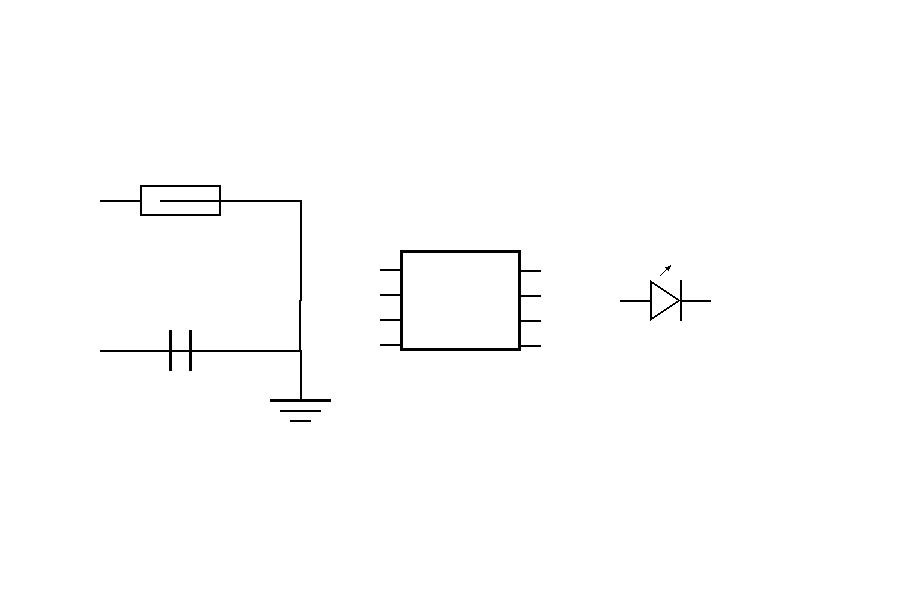
#> input picture test_images/test5_circuit.png, 900 x 600 px
$ python debug_circuit.py
#> lines starting #> are read from the running program, lines starting #| are printed output that depends on the picture; after the words box and inside, x2 and y2 are one past the last pixel; in counts of white or black regions, pixels touching at a corner belong together
#!/usr/bin/env python3
"""Debug circuit image processing"""

import cv2
import numpy as np
from PIL import Image

# Load image
img = Image.open('test_images/test5_circuit.png')
#> img is the input picture: PIL image 900x600 RGB; 99.2% white; black in thin lines or dots, all inside (x1, y1, x2, y2) = (100, 185, 711, 422)
img_gray = img.convert('L')
img_array = np.array(img_gray)

# Threshold
_, binary = cv2.threshold(img_array, 0, 255, cv2.THRESH_BINARY_INV + cv2.THRESH_OTSU)

# Dilate
kernel = np.ones((2, 2), np.uint8)
dilated = cv2.dilate(binary, kernel, iterations=1)
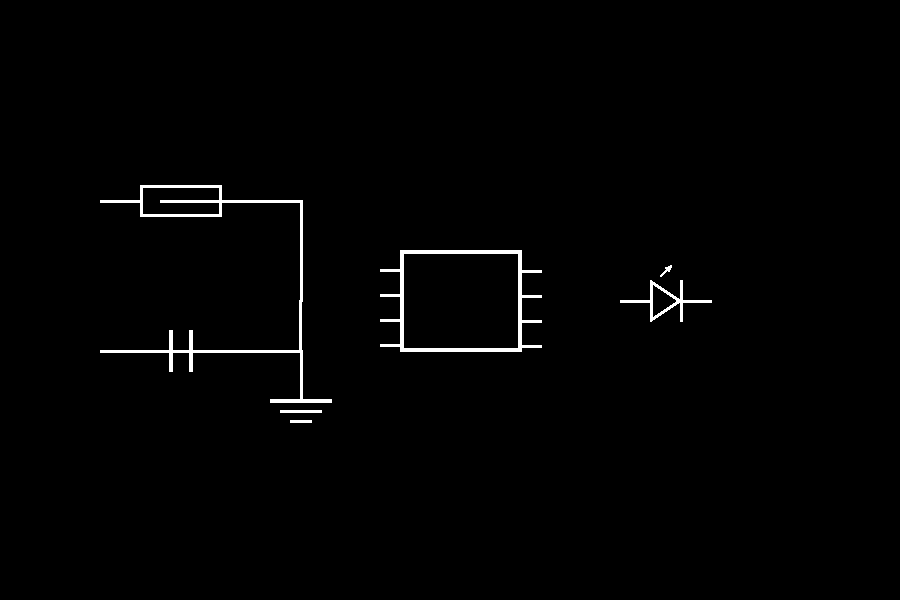
#> dilated: shape (600, 900); 1.1% white; 6 white regions, box (x1, y1, x2, y2) and area: (100, 185, 332, 403) 2938, (380, 250, 542, 352) 2208, (620, 280, 712, 322) 619, (280, 410, 322, 413) 126, (290, 420, 312, 423) 66, (660, 265, 672, 277) 48

# Skeletonize
skeleton = cv2.ximgproc.thinning(dilated)
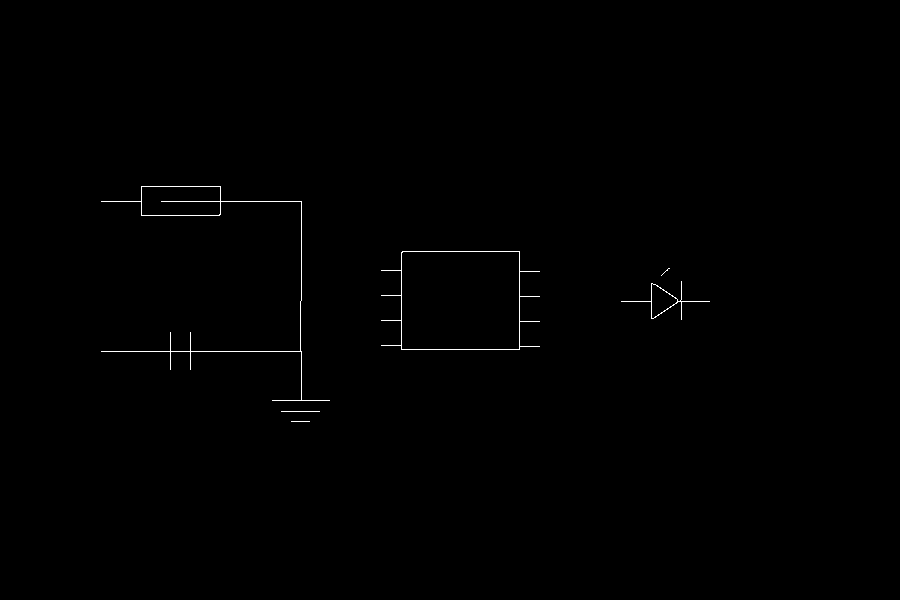
#> skeleton: shape (600, 900); 0.33% white in thin lines or dots, all inside (x1, y1, x2, y2) = (101, 186, 710, 422)

# Find contours
contours, _ = cv2.findContours(skeleton, cv2.RETR_LIST, cv2.CHAIN_APPROX_SIMPLE)
#> contours = 9 contours, 3 with area under 20; largest, box (x1, y1, x2, y2) and area: (381, 251, 540, 350) 11572, (401, 251, 520, 350) 11560, (101, 186, 330, 401) 2300, (141, 186, 221, 216) 2286, (621, 281, 710, 320) 536, (651, 283, 678, 319) 516

print(f"Total contours found: {len(contours)}")
#| Total contours found: 9
print("\nContour details:")
for i, contour in enumerate(contours):
    perimeter = cv2.arcLength(contour, False)
    area = cv2.contourArea(contour)
    print(f"  Contour {i+1}: {len(contour)} points, perimeter={perimeter:.1f}px, area={area:.1f}px²")
#> this loop made 9 passes
#> (perimeter, area) on passes 3, 4, 6, 7, 8, 9: (68.5, 515.5), (281.4, 536), (426.2, 11560.5), (625, 11571.5), (302.9, 2286.5), (1428.7, 2299.5)
#|   Contour 1: 2 points, perimeter=18.0px, area=0.0px²
#|   Contour 2: 2 points, perimeter=38.0px, area=0.0px²
#|   Contour 3: 37 points, perimeter=68.5px, area=515.5px²
#|   Contour 4: 57 points, perimeter=281.4px, area=536.0px²
#|   Contour 5: 7 points, perimeter=21.4px, area=0.5px²
#|   Contour 6: 8 points, perimeter=426.2px, area=11560.5px²
#|   Contour 7: 45 points, perimeter=625.0px, area=11571.5px²
#|   Contour 8: 13 points, perimeter=302.9px, area=2286.5px²
#> (further printed lines are left out)

# Save debug images
cv2.imwrite('test_output/debug_binary.png', binary)
cv2.imwrite('test_output/debug_dilated.png', dilated)
cv2.imwrite('test_output/debug_skeleton.png', skeleton)

# Draw contours on image for visualization
debug_img = cv2.cvtColor(img_array, cv2.COLOR_GRAY2BGR)
cv2.drawContours(debug_img, contours, -1, (0, 255, 0), 1)
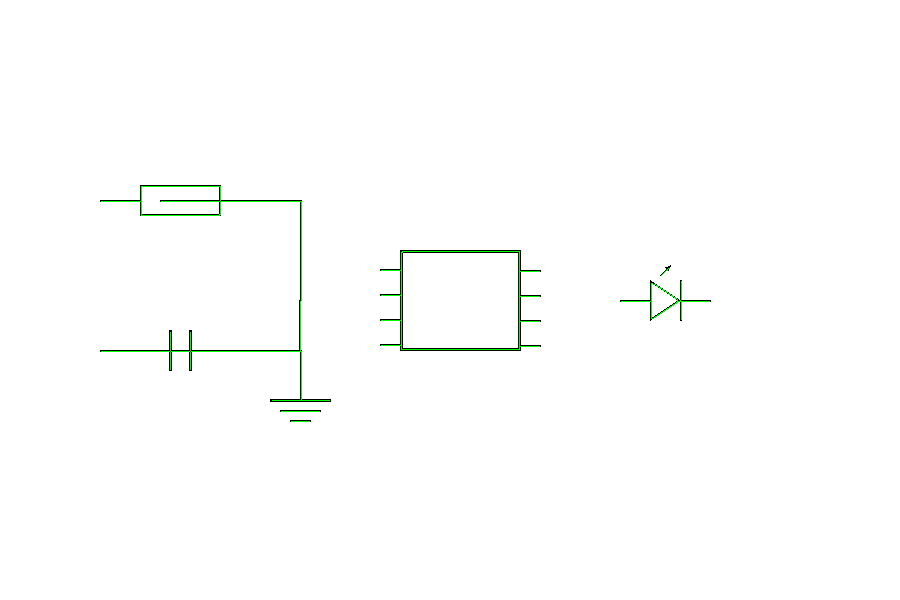
#> debug_img: shape (600, 900, 3); 0.33% of pixels changed, all inside (x1, y1, x2, y2) = (101, 186, 710, 422)
cv2.imwrite('test_output/debug_contours.png', debug_img)

print("\nDebug images saved to test_output/")
print("  debug_binary.png - thresholded image")
print("  debug_dilated.png - after dilation")
print("  debug_skeleton.png - skeletonized")
print("  debug_contours.png - detected contours highlighted")
